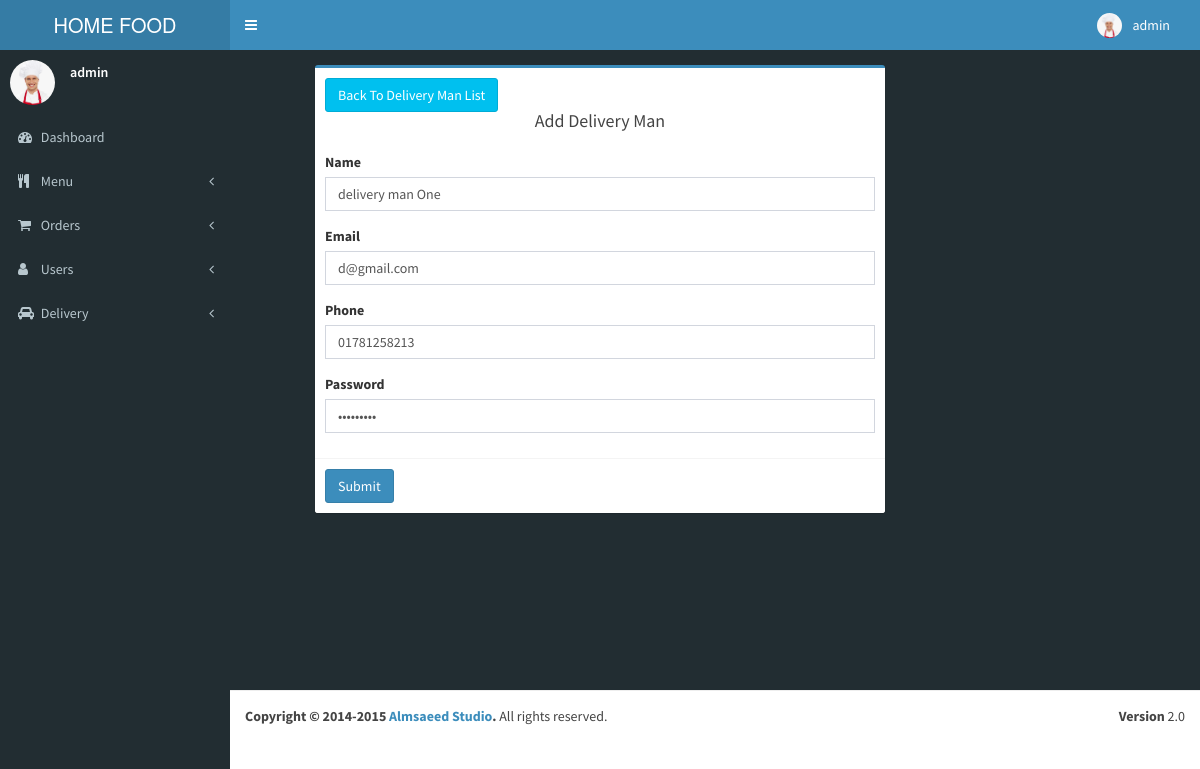
The app's page /admin/add_delivery_man.php?id=7 (signed in) with its own data.
### tables this page shows
CREATE TABLE `user` (
  `id` int(11) NOT NULL,
  `full_name` varchar(255) NOT NULL,
  `email` varchar(255) NOT NULL,
  `phone_number` varchar(255) NOT NULL,
  `password` varchar(255) NOT NULL,
  `user_role` varchar(255) NOT NULL,
  `user_address` varchar(500) DEFAULT NULL,
  `user_zip` varchar(10) DEFAULT NULL,
  `user_area` varchar(55) DEFAULT NULL,
  `shop_name` varchar(55) DEFAULT NULL,
  `nid_number` varchar(15) DEFAULT NULL,
  `profile_image` varchar(255) DEFAULT 'uploads/default-profile-picture.jpg'
);

### admin/delivery_man_form.php (the view, shortened to what this page needs)
<?php
if (isset($_GET['id'])) {
        $dman_id = $_GET['id'];
        include_once '../db_connection.php';
        $sql = "SELECT * FROM user WHERE id = $dman_id";
        $results = $conn->query($sql);
      }
      if(isset($results)){
  $row = $results->fetch_assoc();
}
?>
<form role="form" action="submit_delivery_man_info.php" method="POST">
  <div class="box-body">
    <div class="form-group">
      <label for="exampleInputEmail1">Name</label>
      <input type="text" class="form-control" name="name" value="<?php echo (!empty($row)) ? $row['full_name'] : '' ;?>" id="exampleInputEmail1" placeholder="Enter Name">
    </div>
    <div class="form-group">
      <label for="exampleInputEmail1">Email</label>
      <input type="email" class="form-control" name="email" value="<?php echo (!empty($row)) ? $row['email'] : '' ;?>" id="exampleInputEmail1" placeholder="Enter Phone Number">
    </div>
    <div class="form-group">
      <label for="exampleInputEmail1">Phone</label>
      <input type="text" class="form-control" name="phone" value="<?php echo (!empty($row)) ? $row['phone_number'] : '' ;?>" id="exampleInputEmail1" placeholder="Enter Phone Number">
    </div>
    <div class="form-group">
      <label for="exampleInputEmail1">Password</label>
      <input type="password" class="form-control" name="password" value="<?php echo (!empty($row)) ? $row['password'] : '' ;?>" id="exampleInputEmail1">
    </div>
  </div>
  <div class="box-footer">
    <button type="submit" class="btn btn-primary">Submit</button>
  </div>
</form>

### admin/_includes/header.php (shortened to what this page needs)
<?php
$userID = $_SESSION['userID'];
if (!isset($_SESSION['isLoggedIn'])) {
  header('Location: ../signin.php');
  exit;
} elseif($_SESSION['userRole'] == 'admin' || $_SESSION['userRole'] == 'seller' ) {
  ?><header class="main-header">
  <a href="index.php" class="logo">HOME FOOD</a>
  <nav class="navbar navbar-static-top" role="navigation">
    <a href="#" class="sidebar-toggle" data-toggle="offcanvas" role="button">
    </a>
    <div class="navbar-custom-menu">
      <ul class="nav navbar-nav">
<?php
include_once '../db_connection.php';
$sql = "SELECT * FROM user WHERE id = $userID";
$user = $conn->query($sql);
$info = mysqli_fetch_assoc($user);
?>
        <li class="dropdown user user-menu">
          <a href="#" class="dropdown-toggle" data-toggle="dropdown">
            <img src="../<?php echo $info['profile_image']; ?>" class="user-image" alt="User Image" />
            <span class="hidden-xs"><?php echo $_SESSION['userName'] ?></span>
          </a>
        </li>
      </ul>
    </div>
  </nav>
</header>
<?php
}else{
  header('Location: ../index.php');
};
?>

### admin/_includes/sidebar.php (shortened to what this page needs)
<?php
include_once '../db_connection.php';
$sql = "SELECT * FROM user WHERE id = $userID";
$user = $conn->query($sql);
$info = mysqli_fetch_assoc($user);
?>
      <aside class="main-sidebar">
        <section class="sidebar">
          <div class="user-panel">
            <div class="pull-left image">
              <img src="../<?php echo $info['profile_image']; ?>" class="img-circle" alt="User Image" />
            </div>
            <div class="pull-left info">
              <p><?php echo $_SESSION['userName']; ?></p>
            </div>
          </div>
          <ul class="sidebar-menu">
            <li>
              <a href="index.php">
                <i class="fa fa-dashboard"></i> <span>Dashboard</span>
              </a>
            </li>
            <li class="treeview">
              <a href="#">
                <i class="fa fa-cutlery"></i>
                <span>Menu</span>
                <i class="fa fa-angle-left pull-right"></i>
              </a>
            </li>
            <li class="treeview">
              <a href="#">
                <i class="fa fa-shopping-cart"></i>
                <span>Orders</span>
                <i class="fa fa-angle-left pull-right"></i>
              </a>
            </li>
            <?php if( $_SESSION['userRole'] == 'admin') { ?>
            <li class="treeview">
              <a href="#">
                <i class="fa fa-user"></i>
                <span>Users</span>
                <i class="fa fa-angle-left pull-right"></i>
              </a>
            </li>
            <?php } ?>
            <li class="treeview">
              <a href="#">
                <i class="fa fa-car"></i>
                <span>Delivery</span>
                <i class="fa fa-angle-left pull-right"></i>
              </a>
            </li>
          </ul>
        </section>
      </aside>

### records on screen
user: profile_image (picture)
user: name "delivery man One", email "d@gmail.com", phone "01781258213"

### other values on screen
$_SESSION['userName'] "admin"
